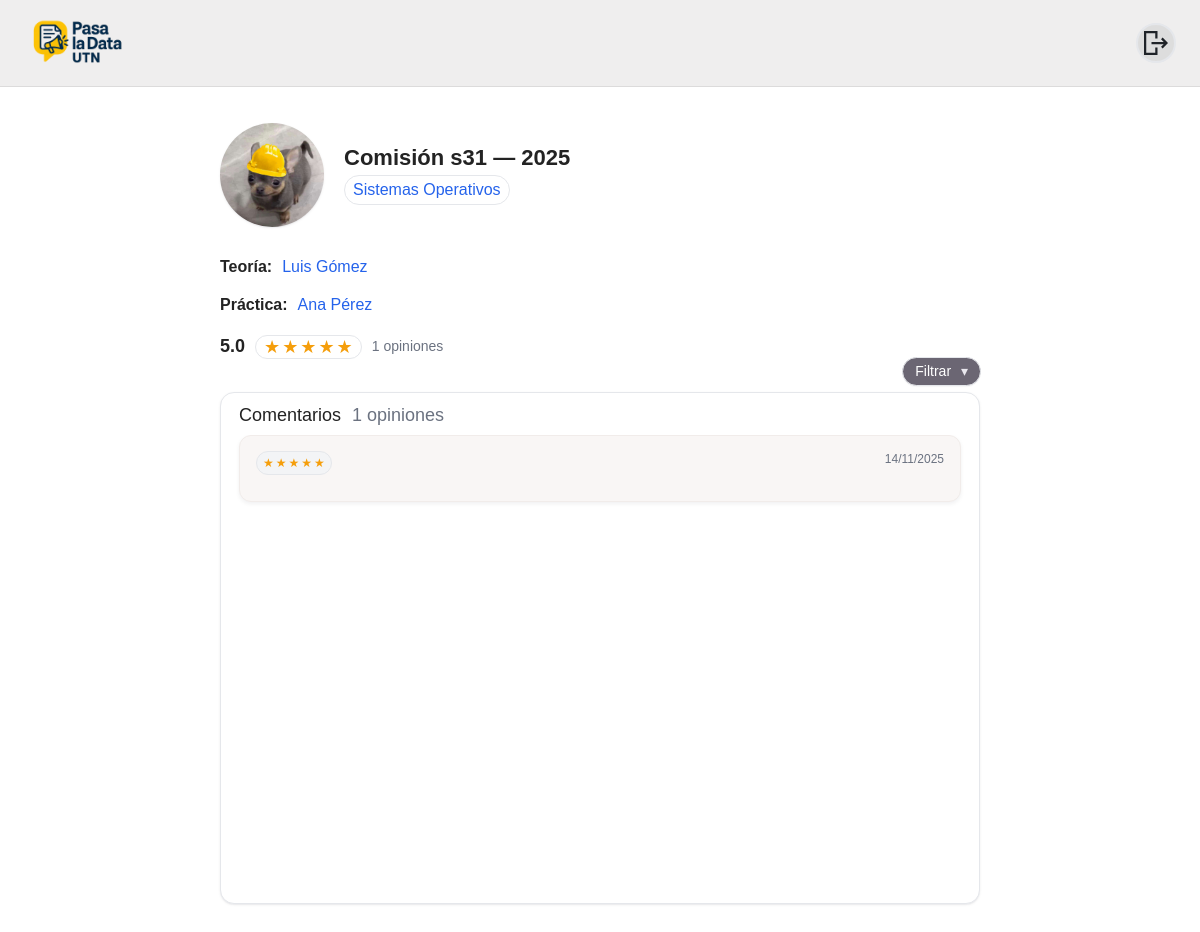
/academics/materias/2/comisiones/2/2025/ (signed in), run on the app's committed database.
### academics/models.py (models this page shows, shortened)
class Comision(models.Model):
    nombre = models.CharField(max_length=120, unique=True)
    icono = models.CharField(max_length=4096, blank=True, null=True)
    imagen = models.ImageField(upload_to="materias/", blank=True, null=True)
    active = models.BooleanField(default=True)
    class Meta:
        ordering = ["nombre"]
        verbose_name = "Comisión"

class Materia(models.Model):
    nombre = models.CharField(max_length=120, unique=True)
    eliminado = models.BooleanField(default=False)
    departamento = models.ForeignKey(Department, on_delete=models.CASCADE, related_name="materias")
    descripcion = models.TextField(blank=True, null=True)
    icono = models.CharField(max_length=4096, blank=True, null=True)
    imagen = models.ImageField(upload_to="materias/", blank=True, null=True)
    created_at = models.DateTimeField(auto_now_add=True)
    active = models.BooleanField(default=True)
    class Meta:
        ordering = ["nombre"]
        verbose_name = "Materia"

### people/models.py (models this page shows, shortened)
class User(AbstractUser):
    class Role(models.TextChoices):
        ALUMNO = "ALU", "Alumno"
        PROFESOR = "PRO", "Profesor"
        ADMIN = "ADM", "Administrador"
    rol = models.CharField(max_length=3, choices=Role.choices)
    legajo = models.CharField(max_length=20, unique=True, null=True, blank=True)  # solo alumnos
    username = models.CharField(max_length=150, blank=True, default='')
    imagen_perfil = models.ImageField(
        upload_to="profiles/", null=True, blank=True
    )

### academics/views.py (the view)
# urls.py: path("materias/<int:materia_id>/comisiones/<int:comision_id>/<int:anio>/", views.perfil_comision, name="perfil_comision"),
def perfil_comision(request, materia_id: int, comision_id: int, anio: int):
    mca = get_object_or_404(
        MateriaComisionAnio,
        materia_id=materia_id,
        comision_id=comision_id,
        anio=anio,
    )
    materia = mca.materia
    comision = mca.comision
    order = (request.GET.get("order") or "desc").lower()
    if order not in {"asc", "desc"}:
        order = "desc"
    base_qs = (
        ResenaItem.objects
        .filter(target_type="COMISION", resena__mca=mca, comision_id=comision_id)
    )
    agg = base_qs.aggregate(promedio=Avg("puntuacion"), cantidad=Count("id"))
    promedio = float(agg["promedio"] or 0.0)
    cantidad = int(agg["cantidad"] or 0)
    full_stars = int(round(promedio)) if cantidad else 0
    full_stars = max(0, min(5, full_stars))
    rating = {
        "score": f"{promedio:.1f}" if cantidad else "—",
        "count_text": _count_text(cantidad),
        "full_stars": full_stars,
    }
    order_by = "created_at" if order == "asc" else "-created_at"
    items_qs = base_qs.order_by(order_by)
    comentarios = [
        {
            "estrellas": int(it.puntuacion or 0),
            "texto": profanity.censor((it.comentario or "").strip()),
            "fecha": localtime(it.created_at).strftime("%d/%m/%Y"),
        }
        for it in items_qs[:50]
    ]
    return render(
        request,
        "academics/perfil_comision.html",
        {
            "materia": materia,
            "comision": comision,
            "anio": anio,
            "titular": mca.titular,
            "jtp": mca.jtp,
            "rating": rating,
            "comentarios": comentarios,
            "order": order,  # <- pasar al template para marcar el seleccionado
        },
    )

### academics/views.py (called while the page is built)
def _count_text(n: int) -> str:
        return f"{n} opiniones" if n < 1000 else f"{n/1000:.1f} k opiniones"

### academics/templates/academics/perfil_comision.html (shortened to what this page needs)
{% extends "base.html" %}
{% load static %}
{% block extra_head %}
  <link rel="stylesheet" href="{% static 'css/perfiles.css' %}?v={% now 'U' %}">
{% endblock %}
{% block content %}
<div class="pp-container">
  <section class="pp-header">
    <div class="pp-avatar">
      <img src="{% static 'people/inge.jpg' %}" alt="{{ materia.nombre }}">
    </div>
    <div class="pp-headinfo">
      <h1 class="pp-name">Comisión {{ comision.nombre }} — {{ anio }}</h1>
      <div style="margin-top:4px;">
        <a class="pp-stars-pill pp-link"
           href="{% url 'academics:perfil_materia' materia.id %}"
           title="Ver perfil de la materia">
          {{ materia.nombre }}
        </a>
      </div>
    </div>
    <div class="pp-meta">
      <div class="pp-line">
        <span class="pp-field">Teoría:</span>
        <span class="pp-list">
          {% if titular %}
            <a class="pp-link" href="{% url 'people:perfil_profesor' titular.username %}">
              {{ titular.get_full_name|default:titular.username }}
            </a>
          {% else %}
            <span class="pp-empty">Sin asignar</span>
          {% endif %}
        </span>
      </div>
      <div class="pp-line">
        <span class="pp-field">Práctica:</span>
        <span class="pp-list">
          {% if jtp %}
            <a class="pp-link" href="{% url 'people:perfil_profesor' jtp.username %}">
              {{ jtp.get_full_name|default:jtp.username }}
            </a>
          {% else %}
            <span class="pp-empty">Sin asignar</span>
          {% endif %}
        </span>
      </div>
      <div class="pp-rating-row">
        <span class="pp-score">{{ rating.score }}</span>
        <span class="pp-stars-pill">
          <span class="pp-stars" aria-label="rating">
            {% for i in "12345" %}
              {% if forloop.counter <= rating.full_stars %}<i>★</i>{% else %}<i class="off">★</i>{% endif %}
            {% endfor %}
          </span>
        </span>
        <span class="pp-opiniones">{{ rating.count_text }}</span>
      </div>
    </div>
  </section>
  <section class="pp-comments">
    <div class="pp-comments-head">
      <h2>Comentarios <span class="pp-count">{{ rating.count_text }}</span></h2>
      <div class="pp-filter-wrap">
        <button class="pp-filter" id="ppFilterBtn" aria-expanded="false">
          Filtrar <span class="caret">▾</span>
        </button>
      </div>
    </div>
    <div class="pp-comments-box">
      {% for c in comentarios %}
        <article class="pp-comment">
          <div class="pp-stars-badge">
            {% for _ in "12345" %}
              {% if forloop.counter <= c.estrellas %}<i>★</i>{% else %}<i class="off">★</i>{% endif %}
            {% endfor %}
          </div>
          <time class="pp-date">{{ c.fecha }}</time>
        </article>
      {% empty %}
        <div class="pp-no-comments">Todavía no hay comentarios.</div>
      {% endfor %}
    </div>
  </section>
</div>
{% endblock %}

### static/css/app.css (style rules this page uses)
html, body { margin: 0; padding: 0; }
:root { --font-ui: "Inter", system-ui, -apple-system, "Segoe UI", Roboto, Helvetica, Arial, sans-serif; }
html { font-family: var(--font-ui) !important; line-height: 1.5; }
body, input, select, textarea, button { font-family: inherit !important; }
*, *::before, *::after { font-kerning: normal; }

### static/css/perfiles.css (style rules this page uses)
:root { --pp-bg:#fff; --pp-text:#232323; --pp-muted:#6b7280; --pp-primary:#2563eb; --pp-star:#f59e0b; --pp-border:#e5e7eb; --pp-chip-bg:#f3f4f6; --pp-soft:#f9f6f5; --pp-soft-border:#f1ecea; --pp-soft-shadow:0 1px 1px rgba(16,24,40,.04),0 1px 3px rgba(16,24,40,.06); --pp-colw:760px; --pp-font: "Static Label Large", sans-serif; --pp-font-size: 16px; }
.pp-container { width:100%; margin:0 0 80px; padding:0 40px; color:var(--pp-text); font-family:var(--pp-font); font-size:var(--pp-font-size); }
.pp-header,.pp-comments { max-width:var(--pp-colw); margin-left:auto; margin-right:auto; }
.pp-header { display:grid; grid-template-columns:104px 1fr; grid-template-rows:auto auto; grid-template-areas:"avatar name" "meta meta"; gap:16px 20px; align-items:start; padding:36px 0 12px; border-bottom:none; }
.pp-avatar { grid-area:avatar; width:104px;height:104px; border-radius:9999px; overflow:hidden; background:#fafafa; box-shadow:var(--pp-soft-shadow); }
.pp-avatar img { width:100%;height:100%;object-fit:cover; }
.pp-headinfo { grid-area:name; align-self:center; }
.pp-name { margin:0; font-size:22px; font-weight:700; }
.pp-meta { grid-area:meta; display:grid; gap:6px; margin-top:8px; }
.pp-line { display:flex; flex-wrap:wrap; gap:6px 10px; align-items:baseline; margin:4px 0; }
.pp-field { font-weight:600; }
.pp-list { display:inline-flex; flex-wrap:wrap; gap:6px; }
.pp-link { color:var(--pp-primary); text-decoration:none; }
.pp-rating-row { display:flex; align-items:center; gap:10px; margin-top:6px; }
.pp-score { font-weight:700; font-size:18px; }
.pp-stars-pill { display:inline-flex; align-items:center; padding:2px 8px; border-radius:999px; border:1px solid var(--pp-border); background:#fff; }
.pp-stars { display:inline-flex; gap:2px; font-size:18px; line-height:1; }
.pp-stars i { color:var(--pp-star); font-style:normal; }
.pp-opiniones { color:var(--pp-muted); font-size:14px; }
.pp-comments { margin-top:20px; position:relative; background:#fff; border:1px solid var(--pp-border); border-radius:14px; box-shadow:var(--pp-soft-shadow); padding:10px 12px 12px; height:64vh; display:flex; flex-direction:column; }
.pp-comments-head { padding:2px 6px 8px; }
.pp-comments-head h2 { margin:0; font-size:18px; }
.pp-count { color:var(--pp-muted); font-weight:500; margin-left:6px; }
.pp-comments-box { flex:1; overflow-y:auto; padding: 0 6px 0; display:flex; flex-direction:column; gap:12px; background:none; border:none; box-shadow:none; }
.pp-comment { position:relative; background:var(--pp-soft); border:1px solid var(--pp-soft-border); border-radius:12px; padding:14px 16px 18px; box-shadow:0 2px 4px rgba(16,24,40,.06); }
.pp-stars-badge { display:inline-flex; gap:2px; font-size:12px; padding:2px 6px; border-radius:999px; background:var(--pp-chip-bg); color:var(--pp-star); border:1px solid var(--pp-border); margin-bottom:8px; }
.pp-stars-badge i { font-style:normal; color:var(--pp-star); }
.pp-date { position:absolute; right:16px; top:14px; color:var(--pp-muted); font-size:12px; }
.pp-filter-wrap { position:absolute; right:-2px; top:-36px; z-index:10; }
.pp-filter { position:relative; appearance:none; border:1px solid var(--pp-border); background:#6b6673; color:#fff; border-radius:999px; padding:6px 12px; font-size:14px; line-height:1.1; box-shadow:0 1px 1px rgba(16,24,40,.04); cursor:pointer; }
.pp-filter .caret { margin-left:6px; color:#e9e7ee; }
:root { --color-promocionada: #6BB9FF; --color-aprobada: #F4C06A; --color-pendientes: #F07557; --donut-border-w: 8; --legend-fs: 12px; --label-fs: 12px; }

### data on the page
Comision: nombre "s31"
Materia: nombre "Sistemas Operativos"
User: get_full_name "Luis Gómez"
User: get_full_name "Ana Pérez"

### other printed values
{{ anio }} "2025"
{{ rating.score }} "5.0"
{{ rating.count_text }} "1 opiniones"
{{ c.fecha }} "14/11/2025"
